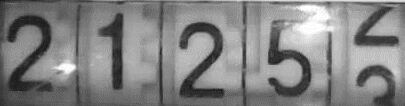
#> input picture testdata1/2_1_2_5_12.4862.png, 405 x 106 px; its folder holds only this picture in this run
$ python -i check_mohu.py   (imports and definitions only)   (older library calls are emulated)
#> lines starting #> are read from the running program, lines starting #| are printed output that depends on the picture
import cv2
import os,shutil
import matplotlib.pyplot as plt
import numpy as np
from skimage import filters

def lapla(fpath):
    img = cv2.imread(fpath)
    grey = cv2.cvtColor(img, cv2.COLOR_BGR2GRAY)
    imageVar = cv2.Laplacian(grey, cv2.CV_64F).var()
    return imageVar

def read_data(data_dir):
    fpaths = []
    for fname in os.listdir(data_dir):
        fpath = os.path.join(data_dir, fname)
        fpaths.append(fpath)

    return fpaths

def brenner(fpath):
#> called with fpath = 'testdata1/2_1_2_5_12.4862.png'
    img = cv2.imread(fpath)
#> img is the input picture: shape (106, 405, 3); min 19, max 255, mean 129.7
    reImg = cv2.resize(img, (800, 900), interpolation=cv2.INTER_CUBIC)
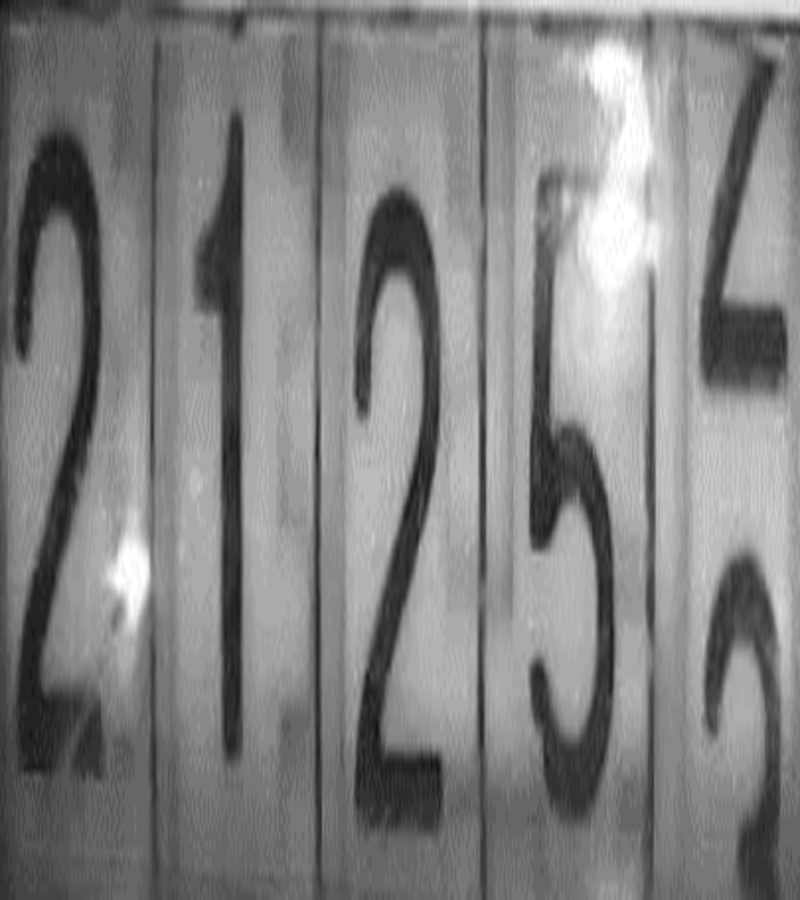
#> reImg: shape (900, 800, 3); min 18, max 255, mean 129.7
    grey = cv2.cvtColor(reImg, cv2.COLOR_BGR2GRAY)
    f = np.matrix(grey)
    tmp = filters.sobel(f)
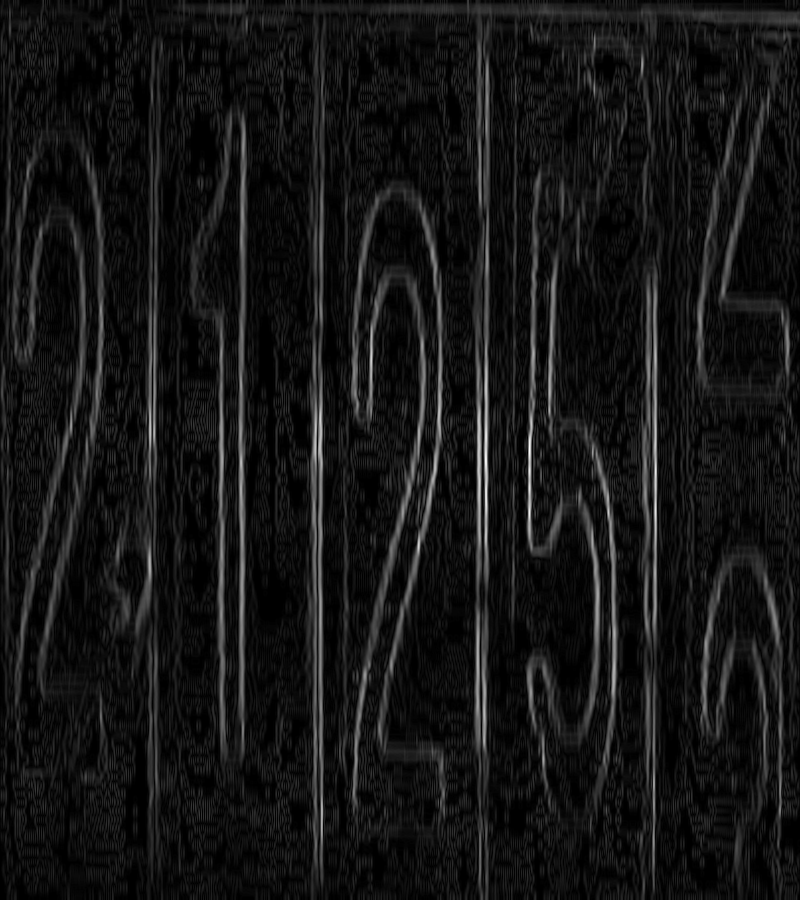
#> tmp: shape (900, 800) float64; min 0, max 0.247, mean 0.0206; drawn with min black and max white
    source=np.sum(tmp**2)
#> source = 708.3
    source=np.sqrt(source)
#> source = 26.61
    return source

# [15 lines not run here, left out]


#  matplotlib.axes.Axes.hist() 方法的接口
'''
n, bins, patches = plt.hist(x=resu_var, bins='auto', color='#0504aa',
                            alpha=0.7, rwidth=0.85)
plt.grid(axis='y', alpha=0.75)
plt.xlabel('Value')
plt.ylabel('Frequency')
plt.title('My Very Own Histogram')
plt.text(23, 45, r'$\mu=15, b=3$')
plt.show()
'''

>>> result = brenner('testdata1/2_1_2_5_12.4862.png')
#> result = 26.61

$ run again, on testdata1/6_2_8_7_17.7815.png
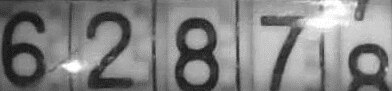
#> input picture testdata1/6_2_8_7_17.7815.png, 392 x 91 px
#> in brenner, img is the input picture: shape (91, 392, 3); min 17, max 255, mean 129.5
#> in brenner, `reImg = cv2.resize(img, (800, 900), interpolation=cv2.INTER_CUBIC)`:
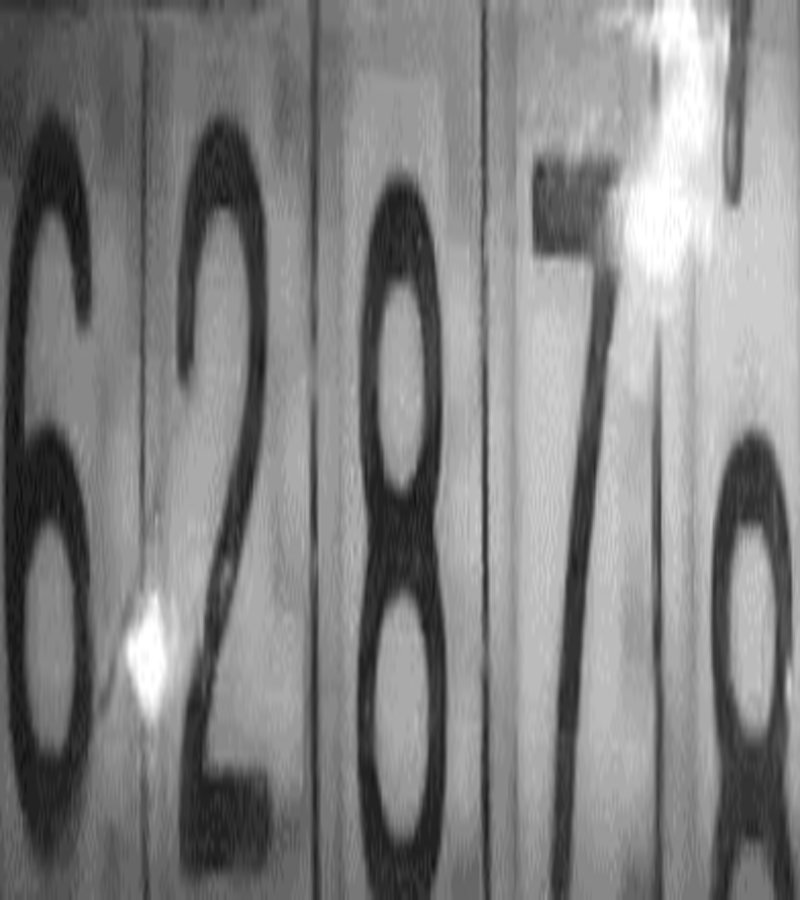
#> reImg: shape (900, 800, 3); min 15, max 255, mean 129.5
#> in brenner, `tmp = filters.sobel(f)`:
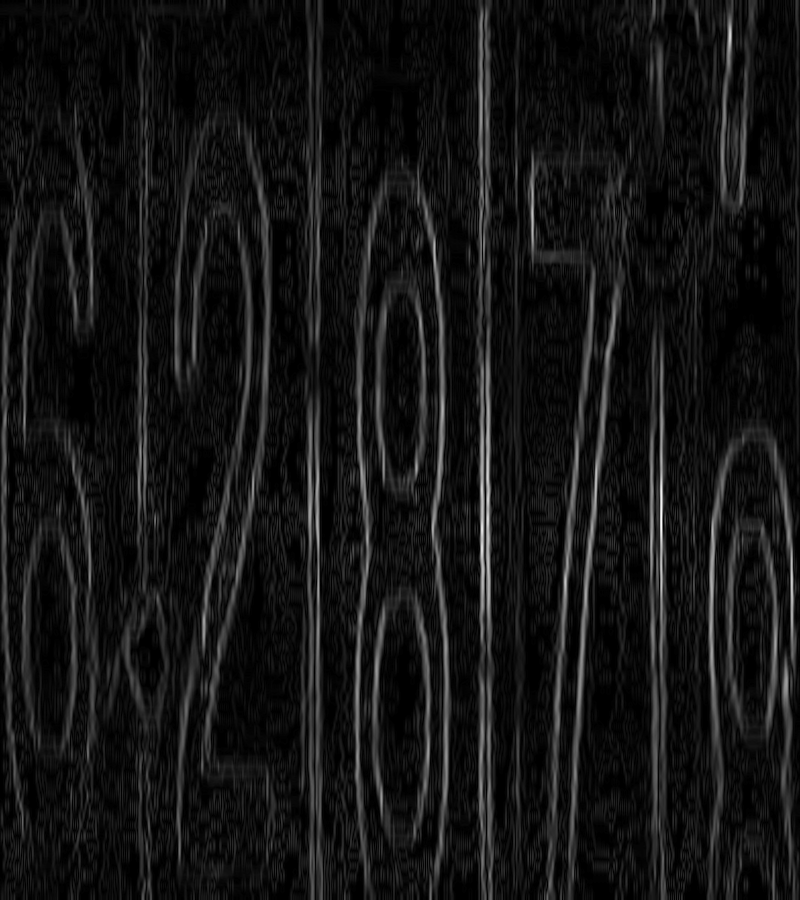
#> tmp: shape (900, 800) float64; min 0, max 0.255, mean 0.0207; drawn with min black and max white
#> in brenner, `source=np.sum(tmp**2)`: source = 740.4
#> in brenner, `source=np.sqrt(source)`: source = 27.21

$ run again, on testdata1/6_7_5_2_9.png
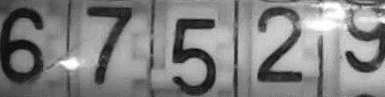
#> input picture testdata1/6_7_5_2_9.png, 385 x 97 px
#> in brenner, img is the input picture: shape (97, 385, 3); min 1, max 255, mean 128.9
#> in brenner, `reImg = cv2.resize(img, (800, 900), interpolation=cv2.INTER_CUBIC)`:
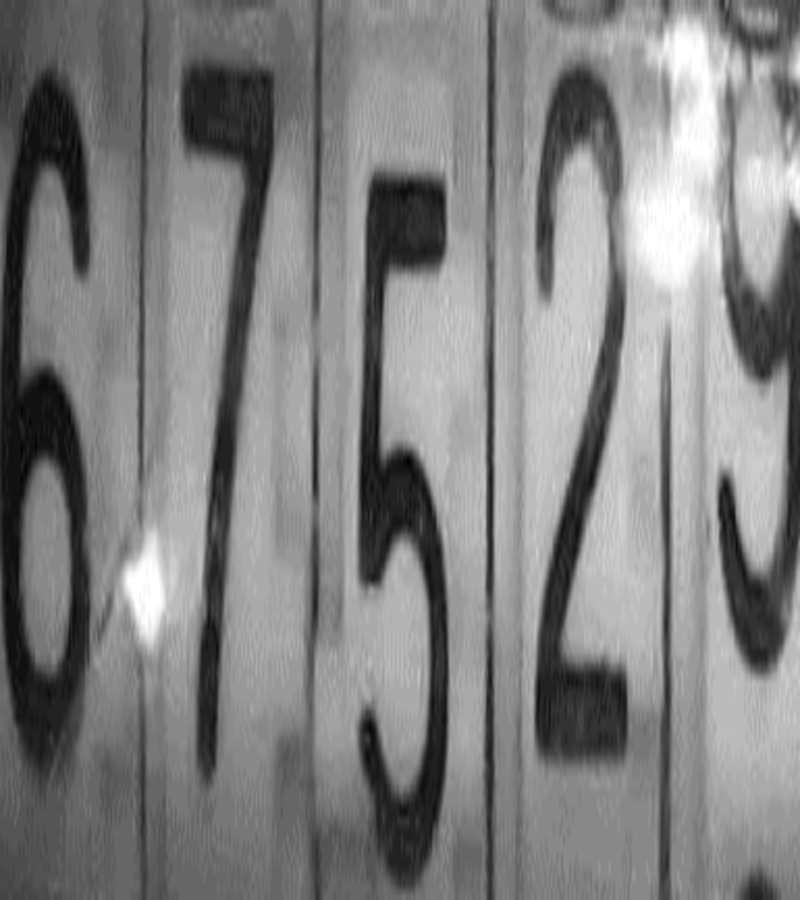
#> reImg: shape (900, 800, 3); min 0, max 255, mean 128.9
#> in brenner, `tmp = filters.sobel(f)`:
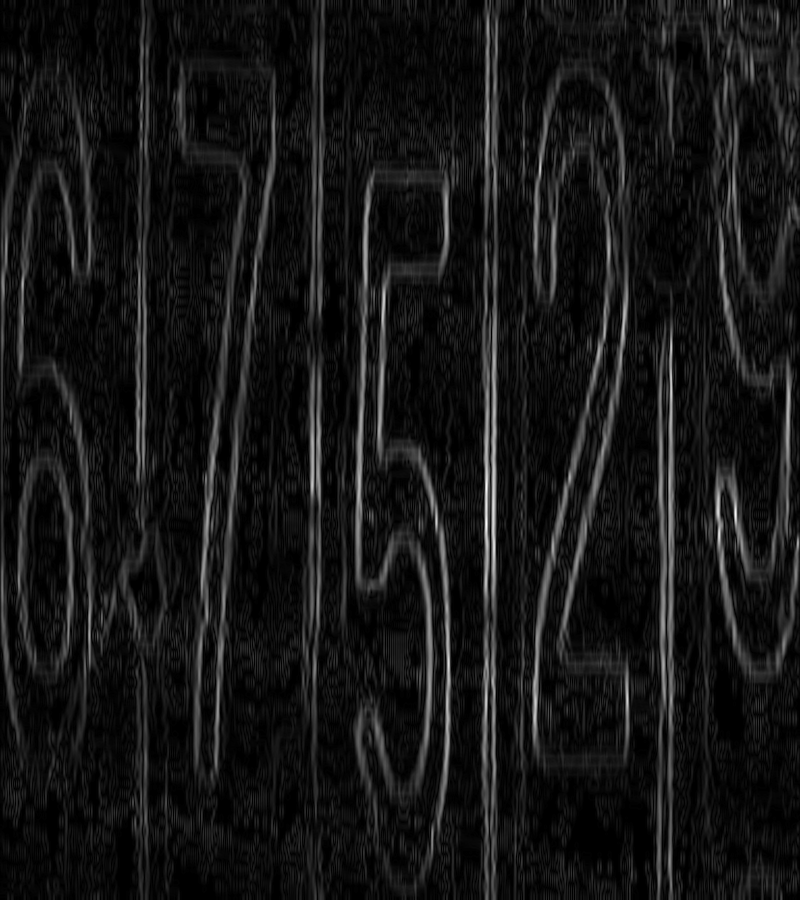
#> tmp: shape (900, 800) float64; min 0, max 0.252, mean 0.0215; drawn with min black and max white
#> in brenner, `source=np.sum(tmp**2)`: source = 814
#> in brenner, `source=np.sqrt(source)`: source = 28.53
